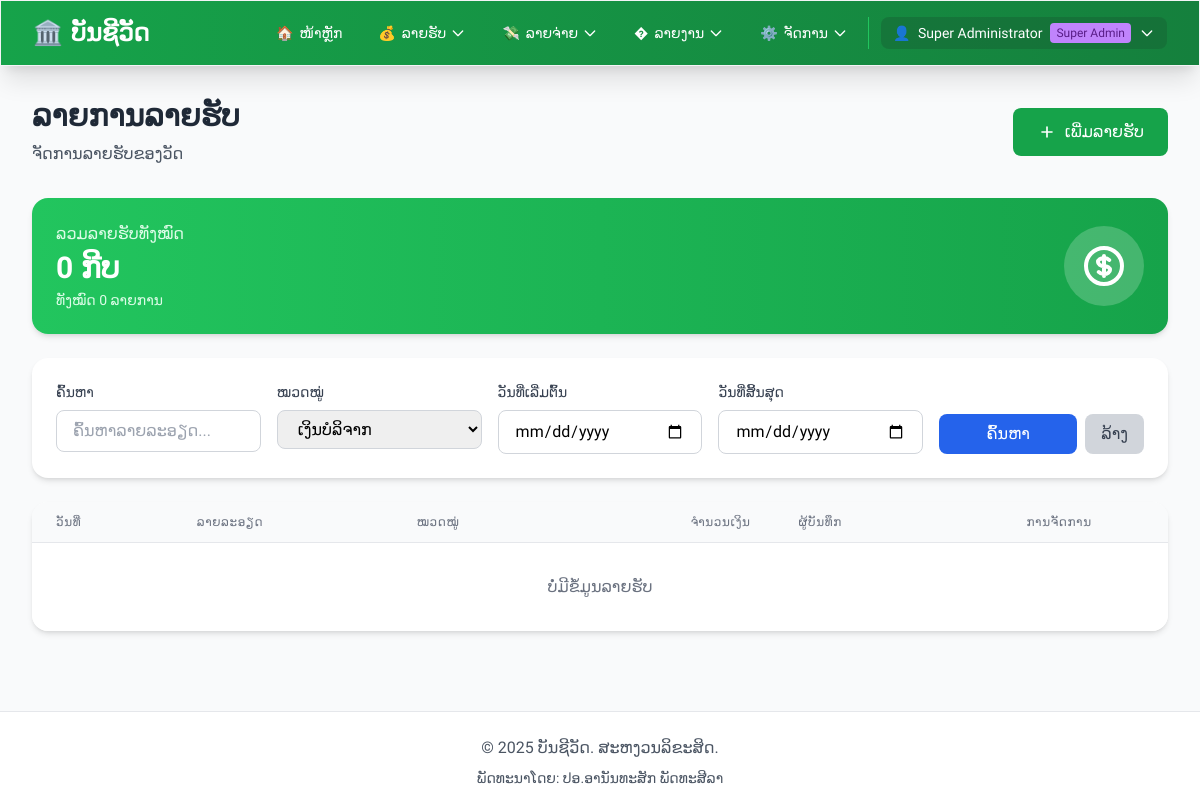
The app's page /modules/income/list.php?category=ເງິນບໍລິຈາກ (signed in), older data.
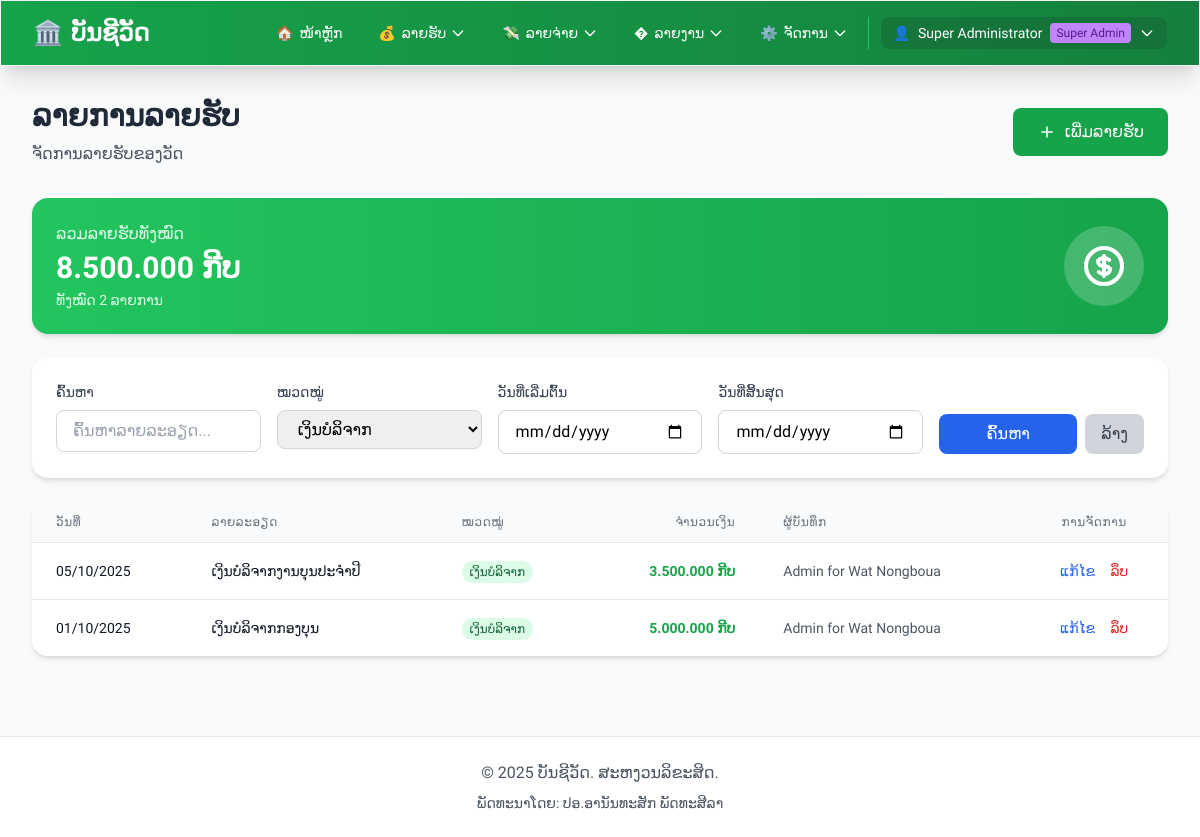
The same page, newer data.
### tables this page shows
CREATE TABLE IF NOT EXISTS income (
    id INT PRIMARY KEY AUTO_INCREMENT,
    temple_id INT NOT NULL,
    date DATE NOT NULL,
    description TEXT NOT NULL,
    amount DECIMAL(15,2) NOT NULL,
    category_id INT,
    created_by INT NOT NULL,
    created_at TIMESTAMP DEFAULT CURRENT_TIMESTAMP,
    updated_at TIMESTAMP DEFAULT CURRENT_TIMESTAMP ON UPDATE CURRENT_TIMESTAMP,
    FOREIGN KEY (temple_id) REFERENCES temples(id) ON DELETE RESTRICT,
    FOREIGN KEY (created_by) REFERENCES users(id) ON DELETE RESTRICT,
    FOREIGN KEY (category_id) REFERENCES income_categories(id) ON DELETE SET NULL,
    INDEX idx_date (date),
    INDEX idx_temple_id (temple_id),
    INDEX idx_created_by (created_by)
);

CREATE TABLE IF NOT EXISTS users (
    id INT PRIMARY KEY AUTO_INCREMENT,
    temple_id INT DEFAULT NULL COMMENT 'NULL for Super Admin, otherwise links to a temple',
    username VARCHAR(50) UNIQUE NOT NULL,
    password VARCHAR(255) NOT NULL,
    full_name VARCHAR(100) NOT NULL,
    role ENUM('admin', 'user') DEFAULT 'user',
    is_super_admin BOOLEAN DEFAULT FALSE COMMENT 'TRUE for Super Admin who can manage all temples',
    created_at TIMESTAMP DEFAULT CURRENT_TIMESTAMP,
    updated_at TIMESTAMP DEFAULT CURRENT_TIMESTAMP ON UPDATE CURRENT_TIMESTAMP,
    FOREIGN KEY (temple_id) REFERENCES temples(id) ON DELETE RESTRICT,
    INDEX idx_username (username),
    INDEX idx_temple_id (temple_id)
);

### config.php (called while the page is built, shortened)
<?php
require_once __DIR__ . '/includes/temple_functions.php';
function getDB() {
    static $pdo = null;
    if ($pdo === null) {
        try {
            $dsn = "mysql:host=" . DB_HOST . ";dbname=" . DB_NAME . ";charset=" . DB_CHARSET;
            $options = [
                PDO::ATTR_ERRMODE => PDO::ERRMODE_EXCEPTION,
                PDO::ATTR_DEFAULT_FETCH_MODE => PDO::FETCH_ASSOC,
                PDO::ATTR_EMULATE_PREPARES => false,
                PDO::MYSQL_ATTR_INIT_COMMAND => "SET NAMES " . DB_CHARSET
            ];
            $pdo = new PDO($dsn, DB_USER, DB_PASS, $options);
            $pdo->exec("SET SESSION sql_mode=(SELECT REPLACE(@@sql_mode,'ONLY_FULL_GROUP_BY',''))");
        } catch (PDOException $e) {
            die("ການເຊື່ອມຕໍ່ຖານຂໍ້ມູນຜິດພາດ: " . $e->getMessage());
        }
    }
    return $pdo;
}
function isLoggedIn() {
    return isset($_SESSION['user_id']) && isset($_SESSION['username']);
}
function e($string) {
    return htmlspecialchars($string, ENT_QUOTES, 'UTF-8');
}
function formatMoney($amount) {
    $symbol = 'ກີບ';
    if (function_exists('getCurrentTempleId') && function_exists('getTempleSetting')) {
        $currentTempleId = getCurrentTempleId();
    }
    return number_format($amount, 0, ',', '.') . ' ' . e($symbol);
}
function formatDate($date) {
    $format = 'd/m/Y';
    if (function_exists('getCurrentTempleId') && function_exists('getTempleSetting')) {
        $currentTempleId = getCurrentTempleId();
    }
    try {
        $dateObj = new DateTime($date);
        return $dateObj->format($format);
    } catch (Exception $e) {
        return $date;
    }
}
function getCurrentUser() {
    if (!isLoggedIn()) {
        return null;
    }
    static $currentUser = null;
    if ($currentUser === null) {
        $db = getDB();
        $stmt = $db->prepare("SELECT * FROM users WHERE id = ?");
        $stmt->execute([$_SESSION['user_id']]);
        $currentUser = $stmt->fetch();
    }
    return $currentUser;
}

### includes/temple_functions.php (called while the page is built, shortened)
<?php
function isSuperAdmin() {
    if (!isLoggedIn()) {
        return false;
    }
    $user = getCurrentUser();
    return !empty($user['is_super_admin']);
}
function getActiveTempleId() {
    if (isSuperAdmin() && isset($_SESSION['active_temple_id'])) {
        return $_SESSION['active_temple_id'];
    }
    $user = getCurrentUser();
    return $user['temple_id'] ?? null;
}
function getCurrentTempleId() {
    return getActiveTempleId();
}
?>

### modules/income/list.php (the view, shortened to what the rows shown need)
<?php
require_once __DIR__ . '/../../config.php';
require_once __DIR__ . '/../../includes/temple_functions.php';
$db = getDB();
$isMultiTemple = function_exists('isMultiTempleEnabled') && isMultiTempleEnabled();
if ($isMultiTemple && function_exists('getCurrentTempleId')) {
    $currentTempleId = getCurrentTempleId();
}
$page = isset($_GET['page']) ? (int)$_GET['page'] : 1;
$perPage = 10;
$offset = ($page - 1) * $perPage;
$category = $_GET['category'] ?? '';
$where = [];
$params = [];
if (empty($where)) {
    $where[] = '1=1';
}
if (!empty($category)) {
    $where[] = "i.category = :category";
    $params[':category'] = $category;
}
$whereClause = implode(' AND ', $where);
$sql = "SELECT i.id, i.date, i.description, i.category, i.amount,
               i.created_by, i.temple_id, i.created_at, i.updated_at,
               u.full_name
        FROM income i
        LEFT JOIN users u ON i.created_by = u.id
        WHERE {$whereClause}
        ORDER BY i.date DESC, i.created_at DESC
        LIMIT :limit OFFSET :offset";
$stmt = $db->prepare($sql);
foreach ($params as $key => $value) {
    $stmt->bindValue($key, $value);
}
$stmt->bindValue(':limit', $perPage, PDO::PARAM_INT);
$stmt->bindValue(':offset', $offset, PDO::PARAM_INT);
$stmt->execute();
$records = $stmt->fetchAll(PDO::FETCH_ASSOC);
require_once __DIR__ . '/../../includes/header.php';
?>
<div class="mb-8">
    <div class="flex items-center justify-between">
        <div>
            <h1 class="text-3xl font-bold text-gray-800 mb-2">ລາຍການລາຍຮັບ</h1>
        </div>
    </div>
</div>
<div class="bg-white rounded-2xl shadow-md overflow-hidden">
    <div class="overflow-x-auto">
        <table class="min-w-full divide-y divide-gray-200">
            <thead class="bg-gray-50">
                <tr>
                    <th class="px-6 py-3 text-left text-xs font-medium text-gray-500 uppercase tracking-wider">ວັນທີ່</th>
                    <th class="px-6 py-3 text-left text-xs font-medium text-gray-500 uppercase tracking-wider">ລາຍລະອຽດ</th>
                    <th class="px-6 py-3 text-left text-xs font-medium text-gray-500 uppercase tracking-wider">ໝວດໝູ່</th>
                    <th class="px-6 py-3 text-right text-xs font-medium text-gray-500 uppercase tracking-wider">ຈຳນວນເງິນ</th>
                    <th class="px-6 py-3 text-left text-xs font-medium text-gray-500 uppercase tracking-wider">ຜູ້ບັນທຶກ</th>
                    <th class="px-6 py-3 text-center text-xs font-medium text-gray-500 uppercase tracking-wider">ການຈັດການ</th>
                </tr>
            </thead>
            <tbody class="bg-white divide-y divide-gray-200">
                <?php if (empty($records)): ?>
                <tr>
                    <td colspan="6" class="px-6 py-8 text-center text-gray-500">
                        ບໍ່ມີຂໍ້ມູນລາຍຮັບ
                    </td>
                </tr>
                <?php else: ?>
                    <?php
                    foreach ($records as $record):
                        $recordId = intval($record['id'] ?? 0);
                    ?>
                    <tr class="hover:bg-gray-50 transition duration-150">
                        <td class="px-6 py-4 whitespace-nowrap text-sm text-gray-900">
                            <?php echo formatDate($record['date']); ?>
                        </td>
                        <td class="px-6 py-4 text-sm text-gray-900">
                            <?php echo e($record['description']); ?>
                        </td>
                        <td class="px-6 py-4 whitespace-nowrap">
                            <span class="px-2 py-1 text-xs font-medium bg-green-100 text-green-800 rounded-full">
                                <?php echo e($record['category']); ?>
                            </span>
                        </td>
                        <td class="px-6 py-4 whitespace-nowrap text-sm font-bold text-green-600 text-right">
                            <?php echo formatMoney($record['amount']); ?>
                        </td>
                        <td class="px-6 py-4 whitespace-nowrap text-sm text-gray-600">
                            <?php echo e($record['full_name']); ?>
                        </td>
                        <td class="px-6 py-4 whitespace-nowrap text-center text-sm font-medium">
                            <a href="<?php echo BASE_URL; ?>/modules/income/edit.php?id=<?php echo $recordId; ?>"
                               class="text-blue-600 hover:text-blue-900 mr-3">ແກ້ໄຂ</a>
                            <form method="POST" action="<?php echo BASE_URL; ?>/modules/income/delete.php" style="display:inline;"
                                  onsubmit="return confirmDeleteIncome('<?php echo e($record['description']); ?>');">
                                <button type="submit" class="text-red-600 hover:text-red-900 bg-transparent border-0 cursor-pointer">ລຶບ</button>
                            </form>
                        </td>
                    </tr>
                    <?php endforeach; ?>
                <?php endif; ?>
            </tbody>
        </table>
    </div>
</div>
<?php require_once __DIR__ . '/../../includes/footer.php'; ?>

Row changes from the older to the newer data that the page shows:
now on this page (row edited): income: date "05/10/2025", description "ເງິນບໍລິຈາກງານບຸນປະຈຳປີ", category "ເງິນບໍລິຈາກ", amount "3.500.000 ກີບ", created_by.full_name "Admin for Wat Nongboua"
now on this page (row edited): income: date "01/10/2025", description "ເງິນບໍລິຈາກກອງບຸນ", category "ເງິນບໍລິຈາກ", amount "5.000.000 ກີບ", created_by.full_name "Admin for Wat Nongboua"
Text that changed along with them:
formatMoney($totalAmount): "0 ກີບ" → "8.500.000 ກີບ"
$totalRecords: "0" → "2"
text no longer shown: "ບໍ່ມີຂໍ້ມູນລາຍຮັບ"
